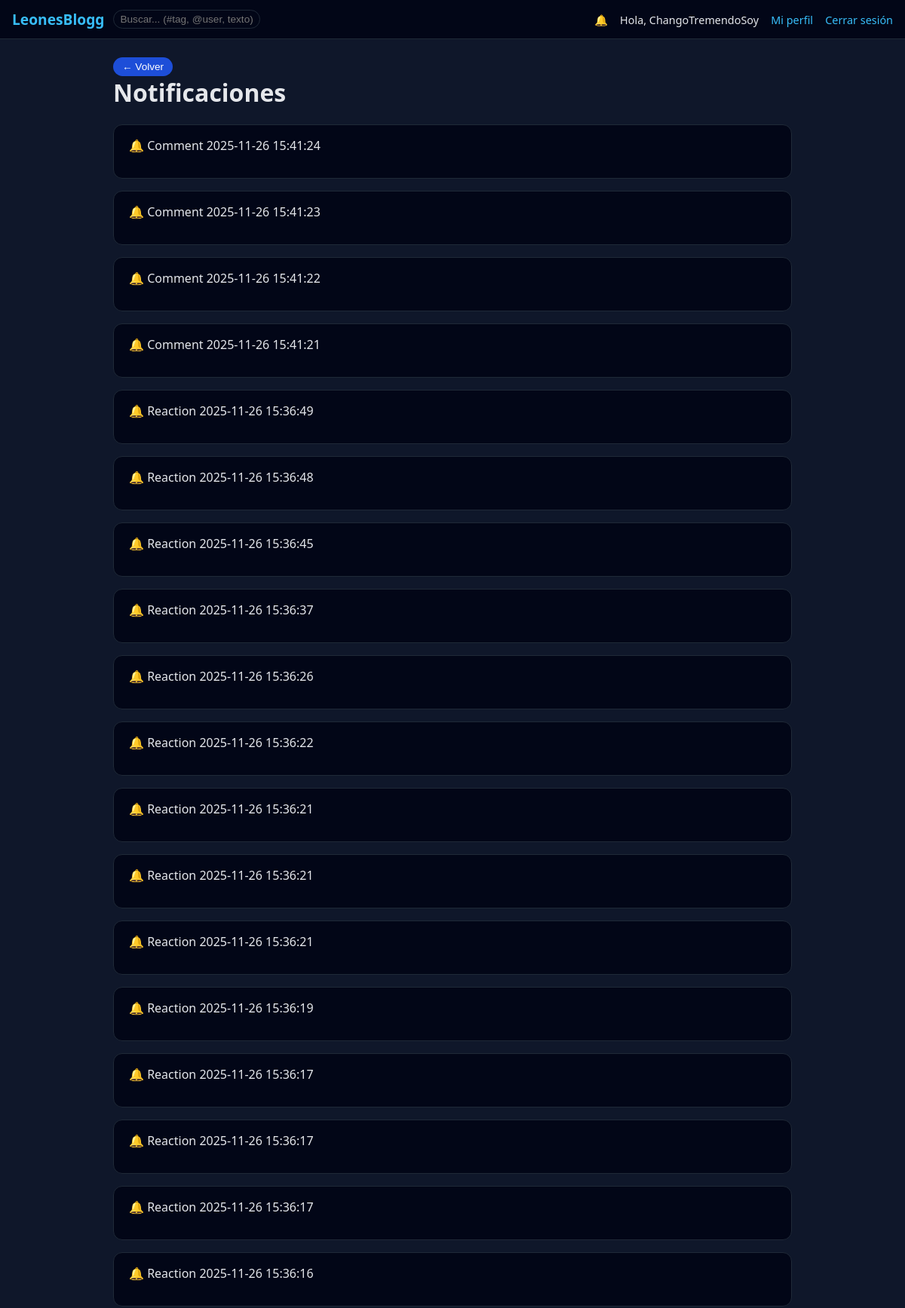
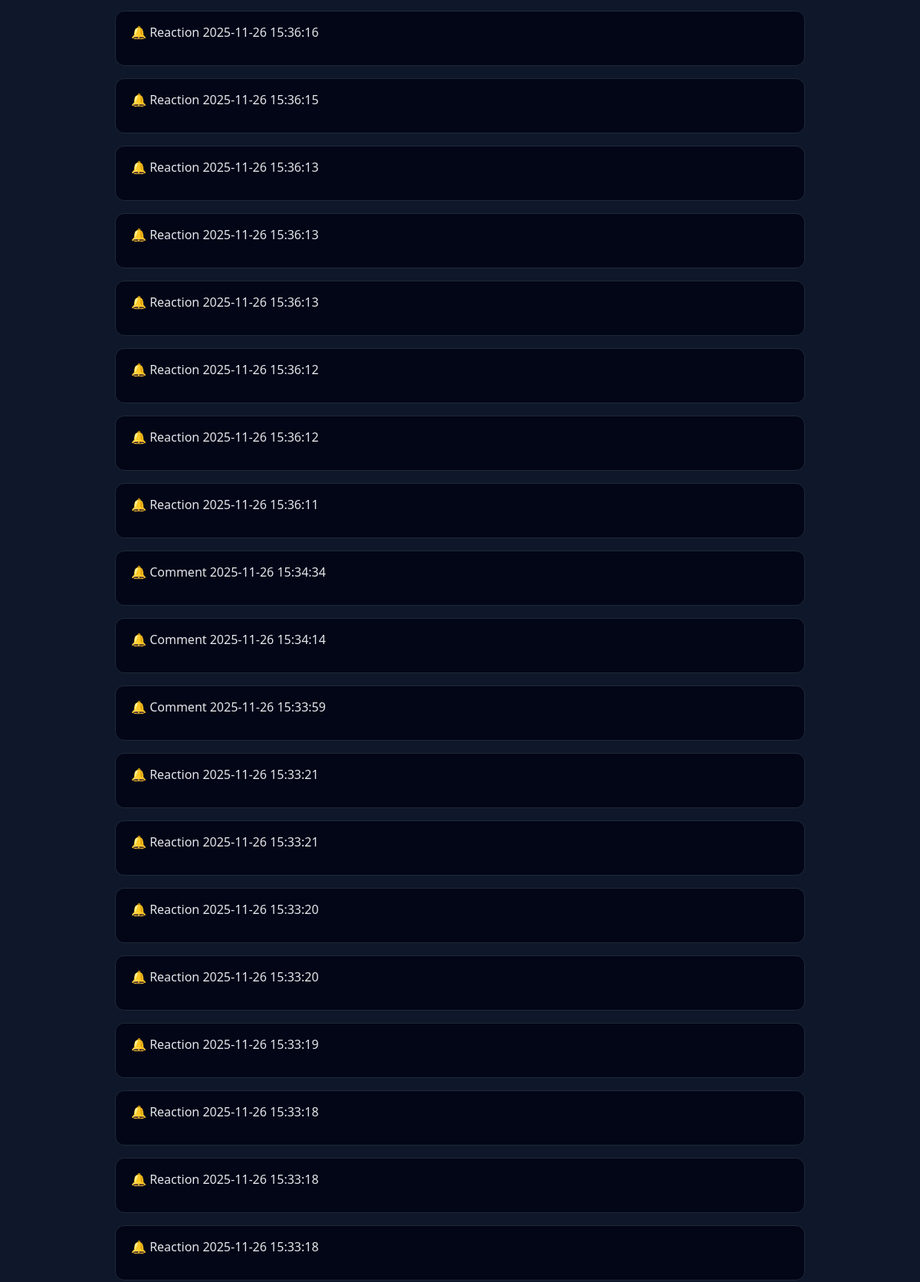
/notifications (signed in, upper part), run on the app's committed database (2 pictures, top to bottom).
### tables this page shows
CREATE TABLE users (
            id INTEGER PRIMARY KEY AUTOINCREMENT,
            username TEXT UNIQUE NOT NULL,
            password_hash TEXT NOT NULL,
            role TEXT DEFAULT 'user',
            profile_image TEXT,
            bio TEXT DEFAULT '',
            link TEXT DEFAULT '',
            restricted_until TEXT,
            created_at TEXT DEFAULT CURRENT_TIMESTAMP
        );

CREATE TABLE notifications (
            id INTEGER PRIMARY KEY AUTOINCREMENT,
            user_id INTEGER NOT NULL,
            type TEXT NOT NULL,
            data TEXT,
            created_at TEXT DEFAULT CURRENT_TIMESTAMP,
            read INTEGER DEFAULT 0
        );

### primary_server.py (the view)
@app.route("/notifications")
def notifications_view():
    user = current_user()
    if not user:
        return redirect(url_for("login"))
    cur = conn.cursor()
    cur.execute("""
        SELECT *
        FROM notifications
        WHERE user_id = ?
        ORDER BY created_at DESC
    """, (user["id"],))
    notifications = [dict(row) for row in cur.fetchall()]
    return render_template("notifications.html", notifications=notifications, user=user)

### primary_server.py (called while the page is built)
def current_user():
    if "user_id" not in session:
        return None
    cur = conn.cursor()
    cur.execute("SELECT * FROM users WHERE id = ?", (session["user_id"],))
    row = cur.fetchone()
    return dict(row) if row else None

@app.context_processor
def inject_globals():
    user = current_user()
    notif_count = 0
    if user:
        cur = conn.cursor()
        cur.execute(
            "SELECT COUNT(*) FROM notifications WHERE user_id = ? AND read = 0",
            (user["id"],)
        )
        notif_count = cur.fetchone()[0]
    return {
        "notifications_count": notif_count,
        "DEFAULT_AVATAR_URL": DEFAULT_AVATAR_URL
    }

### templates/notifications.html (shortened to what this page needs)
{% extends "base.html" %}
{% block content %}
<button type="button" class="btn-secondary" onclick="history.back()">
    ← Volver
</button>
<h1>Notificaciones</h1>
<section class="notifications">
    {% for n in notifications %}
        <article class="card notification-card">
            <header class="notification-header">
                <span class="notification-icon">🔔</span>
                <span class="notification-type">
                    {{ n.type|capitalize }}
                </span>
                <span class="notification-date">
                    {{ n.created_at }}
                </span>
            </header>
        </article>
    {% else %}
        <div class="card">
            <p>No tienes notificaciones.</p>
        </div>
    {% endfor %}
</section>
{% endblock %}

### templates/base.html (shortened to what this page needs)
<!doctype html>
<html lang="es">
<head>
    <link rel="stylesheet" href="{{ url_for('static', filename='styles.css') }}">
</head>
<body
    {% if user %}data-user-id="{{ user.id }}"{% endif %}
    data-notif-url="/api/notifications/new"
>
<nav class="navbar">
    <div class="nav-left">
        <a href="/" class="brand">LeonesBlogg</a>
        <form action="/search" method="get" class="nav-search">
            <input type="text" name="q" placeholder="Buscar... (#tag, @user, texto)">
        </form>
    </div>
    <div class="nav-right">
        {% if user %}
            <a href="/notifications" class="nav-icon" id="notif-icon">
                🔔
            </a>
            <span class="nav-user">Hola, {{ user.username }}</span>
            <a href="/profile/{{ user.username }}">Mi perfil</a>
            <a href="/logout">Cerrar sesión</a>
        {% else %}
            <a href="/login">Iniciar sesión</a>
            <a href="/register">Registrarse</a>
        {% endif %}
    </div>
</nav>
<main class="container">
    {% block content %}{% endblock %}
</main>
</body>
</html>

### static/styles.css (style rules this page uses)
body { margin: 0; font-family: system-ui, -apple-system, BlinkMacSystemFont, "Segoe UI", sans-serif; background: #0f172a; color: #e5e7eb; }
a { color: #38bdf8; text-decoration: none; }
.navbar { background: #020617; border-bottom: 1px solid #1f2937; padding: 0.75rem 1rem; display: flex; align-items: center; justify-content: space-between; }
.nav-left { display: flex; align-items: center; gap: 0.75rem; }
.nav-right a, .nav-right span { margin-left: 0.75rem; font-size: 0.9rem; }
.brand { font-weight: 700; font-size: 1.2rem; color: #38bdf8; }
.nav-search input { padding: 0.25rem 0.5rem; border-radius: 999px; border: 1px solid #1f2937; background: #020617; color: #e5e7eb; font-size: 0.85rem; }
.nav-icon { position: relative; }
.container { max-width: 900px; margin: 1.5rem auto 2rem; padding: 0 1rem; }
.card { background: #020617; border-radius: 0.75rem; padding: 1rem 1.25rem; margin-bottom: 1rem; border: 1px solid #1f2937; }
h1, h2, h3 { margin-top: 0; color: #e5e7eb; }
button { background: #1d4ed8; border: none; border-radius: 999px; padding: 0.3rem 0.75rem; color: white; font-size: 0.85rem; cursor: pointer; }

### data on the page
users: username "ChangoTremendoSoy"
notifications: type "Comment", created_at "2025-11-26 15:41:24"
notifications: type "Comment", created_at "2025-11-26 15:41:23"
notifications: type "Comment", created_at "2025-11-26 15:41:22"
notifications: type "Comment", created_at "2025-11-26 15:41:21"
notifications: type "Reaction", created_at "2025-11-26 15:36:49"
notifications: type "Reaction", created_at "2025-11-26 15:36:48"
notifications: type "Reaction", created_at "2025-11-26 15:36:45"
notifications: type "Reaction", created_at "2025-11-26 15:36:37"
notifications: type "Reaction", created_at "2025-11-26 15:36:26"
notifications: type "Reaction", created_at "2025-11-26 15:36:22"
notifications: type "Reaction", created_at "2025-11-26 15:36:21"
notifications: type "Reaction", created_at "2025-11-26 15:36:21"
notifications: type "Reaction", created_at "2025-11-26 15:36:21"
notifications: type "Reaction", created_at "2025-11-26 15:36:19"
notifications: type "Reaction", created_at "2025-11-26 15:36:17"
notifications: type "Reaction", created_at "2025-11-26 15:36:17"
notifications: type "Reaction", created_at "2025-11-26 15:36:17"
notifications: type "Reaction", created_at "2025-11-26 15:36:16"
notifications: type "Reaction", created_at "2025-11-26 15:36:16"
notifications: type "Reaction", created_at "2025-11-26 15:36:15"
notifications: type "Reaction", created_at "2025-11-26 15:36:13"
notifications: type "Reaction", created_at "2025-11-26 15:36:13"
notifications: type "Reaction", created_at "2025-11-26 15:36:13"
notifications: type "Reaction", created_at "2025-11-26 15:36:12"
notifications: type "Reaction", created_at "2025-11-26 15:36:12"
notifications: type "Reaction", created_at "2025-11-26 15:36:11"
notifications: type "Comment", created_at "2025-11-26 15:34:34"
notifications: type "Comment", created_at "2025-11-26 15:34:14"
notifications: type "Comment", created_at "2025-11-26 15:33:59"
notifications: type "Reaction", created_at "2025-11-26 15:33:21"
notifications: type "Reaction", created_at "2025-11-26 15:33:21"
notifications: type "Reaction", created_at "2025-11-26 15:33:20"
notifications: type "Reaction", created_at "2025-11-26 15:33:20"
notifications: type "Reaction", created_at "2025-11-26 15:33:19"
notifications: type "Reaction", created_at "2025-11-26 15:33:18"
notifications: type "Reaction", created_at "2025-11-26 15:33:18"
notifications: type "Reaction", created_at "2025-11-26 15:33:18"
